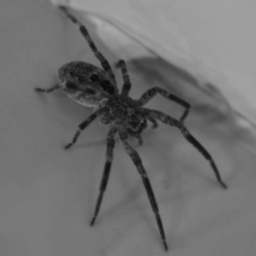
#> input picture exam/provided/Original.jpeg, 256 x 256 px, shrunk from 1024 x 1024 before the run
$ jupyter execute main.ipynb
#> lines starting #> are read from the running program, lines starting #| are printed output that depends on the picture; after the words box and inside, x2 and y2 are one past the last pixel; in counts of white or black regions, pixels touching at a corner belong together; long printed decimals are rounded
# Зачёт. Степанов Павел ИВТ-22М. Вариант 17

[cell 1]
variant = 17
print(f"Задание №{variant % 4 + 1}")

## Номер задания i = (N % 4) + 1 = (17 % 4) + 1 = 2
### Задача №2 «Бинаризация»
Даны два изображения: исходное и эталонное бинаризированное изображение.<br>
Разработайте процедуру бинаризации исходного изображения на основе одного из известных алгоритмов.<br>
Вычислите метрики качества бинаризации:<br>
* ошибку первого рода (ложное срабатывание);
* ошибку второго рода (пропуск сигнала).

[cell 2]
import cv2
import numpy as np
import matplotlib.pyplot as plt


def plot(img, title=""):
    plt.figure()
    plt.title(title)
    plt.imshow(img, cmap="gray", vmin=0, vmax=np.max(img))


def plotHist(img, title=""):
    plt.figure()
    plt.title(title)
    plt.hist(img.flatten(), range=(0, 255), bins=255)


imgOrig = np.uint8(cv2.imread("./provided/Original.jpeg", cv2.IMREAD_GRAYSCALE))
#> imgOrig is the input picture: shape (256, 256); min 7, max 172, mean 111.9
imgBin = np.uint8(cv2.imread("./provided/Binarized.jpeg", cv2.IMREAD_GRAYSCALE))
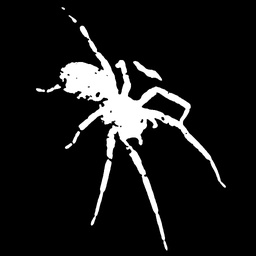
#> input picture exam/provided/Binarized.jpeg, 256 x 256 px, shrunk from 1024 x 1024 before the run
#> imgBin is the input picture: shape (256, 256); min 0, max 255, mean 24.2

[cell 3]
plot(imgOrig, "Original.jpeg")
plotHist(imgOrig, "Original.jpeg")
plot(imgBin, "Binarized.jpeg")
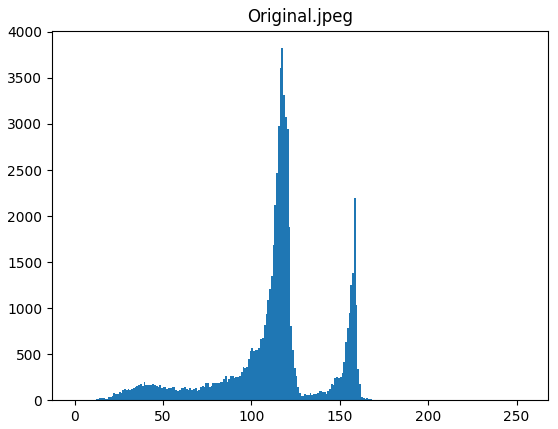
#> figure drawn by matplotlib, 1 panel; tallest bar 3823 high, from x = 117 to 118

#### Адаптивный алгоритм бинаризации изображений.<br> Алгоритм Саувола

[cell 4]
R = 3
rh = np.uint8(np.floor(R / 2))


def rolling_window(img_i, shape):
#> called with shape = (3, 3)
    s = (img_i.shape[0] - shape[0] + 1,) + (img_i.shape[1] - shape[1] + 1,) + shape
#> s = (254, 254, 3, 3)
    strides = img_i.strides + img_i.strides
#> strides = (256, 1, 256, 1)
    return np.lib.stride_tricks.as_strided(img_i, shape=s, strides=strides)


windows = rolling_window(imgOrig, (R, R))
h = np.zeros(imgOrig.shape)
for y in range(windows.shape[0]):
    for x in range(windows.shape[1]):
        aper = windows[y][x]
        mu = np.mean(aper)
        sigma = np.std(aper)
        k = 0.5
        R_ = 128
        h = mu*(1+k*(sigma/R_-1))

img = imgOrig < h
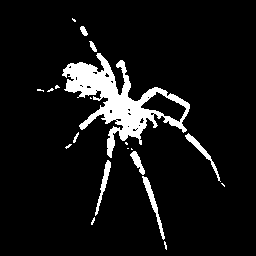
#> img: shape (256, 256) bool; 8% white; 20 white regions (12 under 20 px), largest, box (x1, y1, x2, y2) and area: (62, 53, 190, 158) 4108, (142, 176, 165, 240) 281, (185, 133, 221, 182) 237
plot(img, "Результат бинаризации")

#### Метрики качества бинаризации

[cell 5]
TotalPix = imgBin.shape[0] * imgBin.shape[1]
#> TotalPix = 65536
Isig_ref = np.sum(imgBin != 0)
#> Isig_ref = 10765
Isig = np.sum(img != 0)
#> Isig = 5237
Isig_and = np.sum(imgBin & img)
#> Isig_and = 3830
error_1 = (Isig - Isig_and) / (TotalPix - Isig_ref) * 100
#> error_1 = 2.57
print(f"Ошибка первого рода (ложное срабатывание) = {error_1} %")
#| Ошибка первого рода (ложное срабатывание) = 2.569 %

error_2 = (Isig_ref - Isig_and) / Isig_ref * 100
#> error_2 = 64.42
print(f"Ошибка второго рода (пропуск сигнала) = {error_2} %")
#| Ошибка второго рода (пропуск сигнала) = 64.422 %
